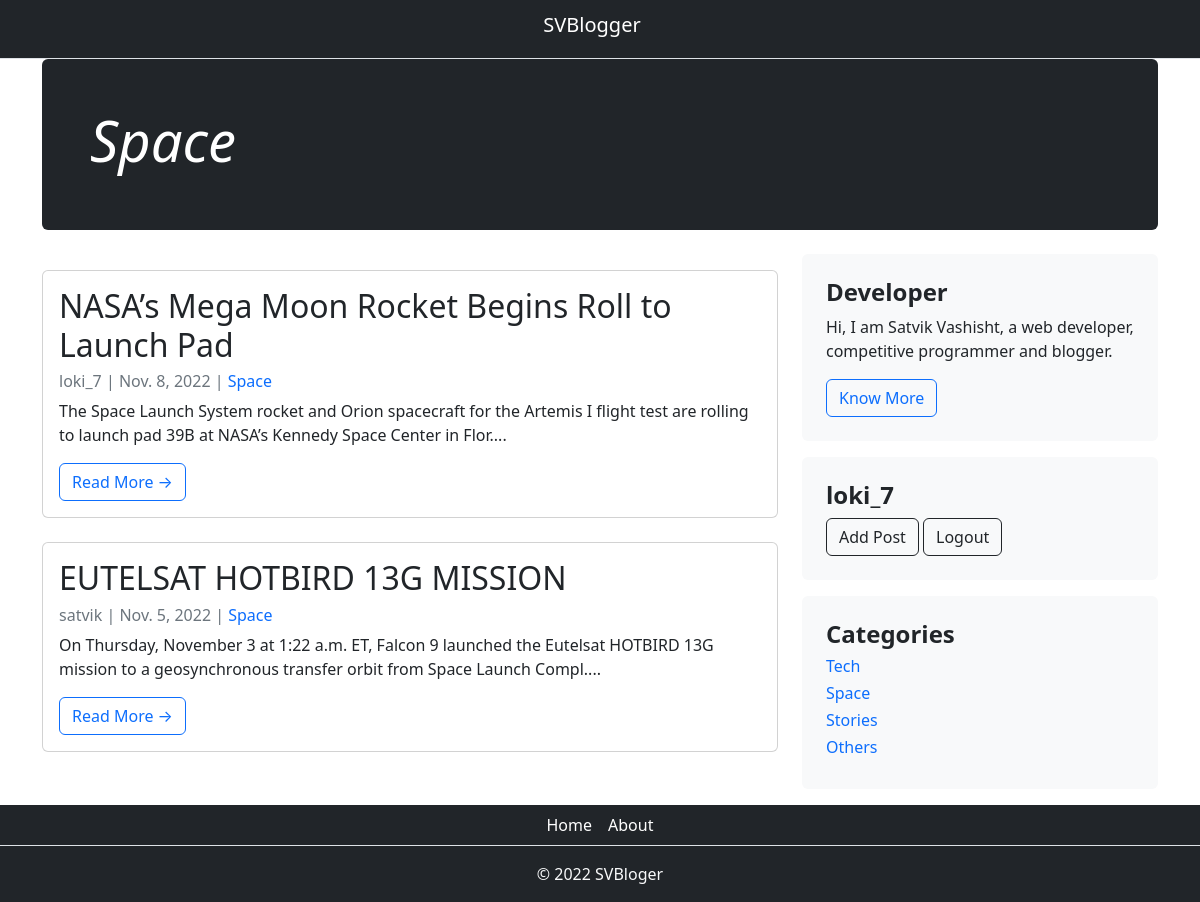
Page /category/Space (signed in) on the committed database.
### home/models.py (models this page shows, shortened)
class Post(models.Model):
    title = models.CharField(max_length=100)
    author = models.ForeignKey(User, on_delete=models.CASCADE)
    body = models.TextField()
    created_on = models.DateField(auto_now_add=True)
    category = models.CharField(max_length=100, default='others')
    likes = models.ManyToManyField(User, related_name='blog_post')

class Category(models.Model):
    name = models.CharField(max_length=100)
    def __str__(self):
        return self.name

### home/views.py (the view)
# urls.py: path('category/<str:cats>',CategoryView,name="category"),
def CategoryView(request, cats):
    category_post = Post.objects.filter(category=cats).order_by('-created_on')
    cat_menu = Category.objects.all()
    return render(request, 'categories.html', {'cats':cats, 'category_post':category_post, 'cat_menu':cat_menu})

### home/templates/categories.html (shortened to what this page needs)
{% extends "base.html" %}
{% block content %}
{% if category_post %}
<div class="container">
    <div class="p-4 p-md-5 mb-4 text-bg-dark rounded">
      <div class="col-md-6 px-0">
        <h1 class="display-4 fst-italic">{{ cats }}</h1>
      </div>
    </div>
</div>
<div class="container">
  <div class="row">
      <div class="col-md-8 mt-3 left">
          {% for post in category_post %}
          <div class="card mb-4">
              <div class="card-body">
                  <h2 class="card-title">{{ post.title }}</h2>
                  <p class="card-text text-muted h6">{{ post.author }} |  {{ post.created_on }} | <a href="{% url 'category' post.category %}" style="text-decoration: none;">{{ post.category }}</a></p>
                  <p class="card-text">{{ post.body | slice:":150" | safe }}....</p>
                  <a href="{% url 'post' post.pk  %}" class="btn btn-outline-primary">Read More &rarr;</a>
              </div>
          </div>
          {% endfor %}
      </div>
      {% block sidebar %} {% include 'sidebar.html' %} {% endblock sidebar %}
  </div>
</div>
{% endif %}
{%endblock%}

### home/templates/sidebar.html
{% block sidebar %}
<div class="col-md-4">
    <div class="position-sticky" style="top: 2rem;">
        <div class="p-4 mb-3 bg-light rounded">
          <h4 class=""><strong>Developer</strong></h4>
          <p class=" mb-0">Hi, I am Satvik Vashisht, a web developer, competitive programmer and blogger.</p>
          <a href="https://morning-coast-06742.herokuapp.com/" class="btn btn-outline-primary mt-3">Know More</a>
        </div>
        <div class="p-4 mb-3 bg-light rounded">
          {% if user.is_authenticated %}
          <h4 class="title"><strong>{{ user.username }}</strong></h4>
          <a href="{% url 'addpost' %}"><button type="button" class="btn btn-outline-dark text-center">Add Post</button></a>
          <a href="{% url 'logout' %}"><button type="button" class="btn btn-outline-dark text-center">Logout</button></a>
          {% else %}
          <a href="{% url 'login' %}"><button type="button" class="btn btn-outline-dark text-center">Login</button></a>
          <a href="{% url 'register' %}"><button type="button" class="btn btn-outline-dark text-center">Register</button></a>
          {% endif %}
        </div>
        <div class="p-4 mb-3 bg-light rounded">
          <h4 class=""><strong>Categories</strong></h4>
            {% for item in cat_menu %}
            <h6 class=""><a href="{% url 'category' item %}" style="text-decoration: none;">{{ item }}</a></h6>
            {% endfor %}
        </div>
    </div>
</div>
{% endblock sidebar %}

### home/templates/base.html (style rules this page uses)
html, body { height: 100%; width: 100%; margin: 0; display: table; }

### rows in the picture
Post: title "NASA’s Mega Moon Rocket Begins Roll to Launch Pad", author "loki_7", created_on "Nov. 8, 2022", category "Space", body "The Space Launch System rocket and Orion spacecraft for the Artemis I flight test are rolling to launch pad 39B at NASA’s Kennedy Space Center in Flor"
Post: title "EUTELSAT HOTBIRD 13G MISSION", author "satvik", created_on "Nov. 5, 2022", category "Space", body "On Thursday, November 3 at 1:22 a.m. ET, Falcon 9 launched the Eutelsat HOTBIRD 13G mission to a geosynchronous transfer orbit from Space Launch Compl"
Category: name "Tech"
Category: name "Space"
Category: name "Stories"
Category: name "Others"

### other values in the picture
{{ cats }} "Space"
{{ user.username }} "loki_7"
